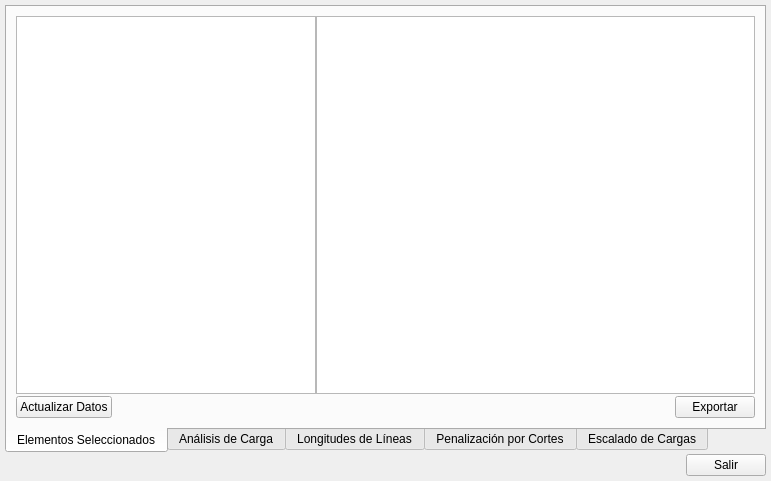
<?xml version="1.0" encoding="UTF-8"?>
<ui version="4.0">
 <class>Form</class>
 <widget class="QWidget" name="Form">
  <property name="windowModality">
   <enum>Qt::WindowModal</enum>
  </property>
  <property name="geometry">
   <rect>
    <x>0</x>
    <y>0</y>
    <width>771</width>
    <height>481</height>
   </rect>
  </property>
  <property name="windowTitle">
   <string>Selección</string>
  </property>
  <layout class="QVBoxLayout" name="verticalLayout_2">
   <property name="spacing">
    <number>1</number>
   </property>
   <property name="leftMargin">
    <number>5</number>
   </property>
   <property name="topMargin">
    <number>5</number>
   </property>
   <property name="rightMargin">
    <number>5</number>
   </property>
   <property name="bottomMargin">
    <number>5</number>
   </property>
   <item>
    <layout class="QHBoxLayout" name="horizontalLayout_13">
     <property name="spacing">
      <number>0</number>
     </property>
     <item>
      <layout class="QHBoxLayout" name="horizontalLayout_2">
       <property name="spacing">
        <number>0</number>
       </property>
       <item>
        <widget class="QTabWidget" name="tabWidget">
         <property name="tabPosition">
          <enum>QTabWidget::South</enum>
         </property>
         <property name="currentIndex">
          <number>0</number>
         </property>
         <widget class="QWidget" name="tab2">
          <attribute name="title">
           <string>Elementos Seleccionados</string>
          </attribute>
          <layout class="QHBoxLayout" name="horizontalLayout_3">
           <item>
            <layout class="QVBoxLayout" name="verticalLayout_9">
             <property name="spacing">
              <number>2</number>
             </property>
             <item>
              <layout class="QHBoxLayout" name="horizontalLayout_4">
               <property name="spacing">
                <number>0</number>
               </property>
               <item>
                <widget class="QTreeWidget" name="treeWidget">
                 <property name="sizePolicy">
                  <sizepolicy hsizetype="Preferred" vsizetype="Expanding">
                   <horstretch>0</horstretch>
                   <verstretch>0</verstretch>
                  </sizepolicy>
                 </property>
                 <property name="minimumSize">
                  <size>
                   <width>300</width>
                   <height>0</height>
                  </size>
                 </property>
                 <property name="columnCount">
                  <number>0</number>
                 </property>
                 <attribute name="headerVisible">
                  <bool>true</bool>
                 </attribute>
                </widget>
               </item>
               <item>
                <widget class="QTableWidget" name="tblResultado">
                 <property name="alternatingRowColors">
                  <bool>true</bool>
                 </property>
                 <property name="selectionMode">
                  <enum>QAbstractItemView::SingleSelection</enum>
                 </property>
                 <property name="selectionBehavior">
                  <enum>QAbstractItemView::SelectRows</enum>
                 </property>
                 <property name="sortingEnabled">
                  <bool>true</bool>
                 </property>
                </widget>
               </item>
              </layout>
             </item>
             <item>
              <layout class="QHBoxLayout" name="horizontalLayout" stretch="0,0,0">
               <property name="spacing">
                <number>1</number>
               </property>
               <item>
                <widget class="QPushButton" name="cmdActualizarDatos">
                 <property name="text">
                  <string>Actualizar Datos</string>
                 </property>
                </widget>
               </item>
               <item>
                <spacer name="horizontalSpacer">
                 <property name="orientation">
                  <enum>Qt::Horizontal</enum>
                 </property>
                 <property name="sizeHint" stdset="0">
                  <size>
                   <width>40</width>
                   <height>20</height>
                  </size>
                 </property>
                </spacer>
               </item>
               <item>
                <widget class="QPushButton" name="cmdExportar">
                 <property name="enabled">
                  <bool>true</bool>
                 </property>
                 <property name="text">
                  <string>Exportar</string>
                 </property>
                </widget>
               </item>
              </layout>
             </item>
            </layout>
           </item>
          </layout>
         </widget>
         <widget class="QWidget" name="tab3">
          <attribute name="title">
           <string>Análisis de Carga</string>
          </attribute>
          <layout class="QHBoxLayout" name="horizontalLayout_6">
           <item>
            <layout class="QHBoxLayout" name="horizontalLayout_5" stretch="0,1">
             <property name="spacing">
              <number>0</number>
             </property>
             <item>
              <layout class="QVBoxLayout" name="verticalLayout_5">
               <property name="spacing">
                <number>0</number>
               </property>
               <item>
                <widget class="QLabel" name="label">
                 <property name="text">
                  <string>Cantidad de Transformadores</string>
                 </property>
                </widget>
               </item>
               <item>
                <widget class="QLineEdit" name="txtTransformadores">
                 <property name="alignment">
                  <set>Qt::AlignRight|Qt::AlignTrailing|Qt::AlignVCenter</set>
                 </property>
                 <property name="readOnly">
                  <bool>true</bool>
                 </property>
                </widget>
               </item>
               <item>
                <widget class="QLabel" name="label_3">
                 <property name="text">
                  <string>Total Potencia Instalada [kVA]</string>
                 </property>
                </widget>
               </item>
               <item>
                <widget class="QLineEdit" name="txtPotenciaInstalada">
                 <property name="alignment">
                  <set>Qt::AlignRight|Qt::AlignTrailing|Qt::AlignVCenter</set>
                 </property>
                 <property name="readOnly">
                  <bool>true</bool>
                 </property>
                </widget>
               </item>
               <item>
                <widget class="QLabel" name="label_4">
                 <property name="text">
                  <string>Cantidad de Usuarios</string>
                 </property>
                </widget>
               </item>
               <item>
                <widget class="QLineEdit" name="txtUsuarios">
                 <property name="alignment">
                  <set>Qt::AlignRight|Qt::AlignTrailing|Qt::AlignVCenter</set>
                 </property>
                 <property name="readOnly">
                  <bool>true</bool>
                 </property>
                </widget>
               </item>
               <item>
                <widget class="QLabel" name="label_7">
                 <property name="text">
                  <string>Energía - Fecha Desde</string>
                 </property>
                </widget>
               </item>
               <item>
                <widget class="QDateEdit" name="datDesde"/>
               </item>
               <item>
                <widget class="QLabel" name="label_8">
                 <property name="text">
                  <string>Energía - Fecha Hasta</string>
                 </property>
                </widget>
               </item>
               <item>
                <widget class="QDateEdit" name="datHasta"/>
               </item>
               <item>
                <widget class="QLabel" name="label_9">
                 <property name="text">
                  <string>Energía Total Consumida [kWh]</string>
                 </property>
                </widget>
               </item>
               <item>
                <widget class="QLineEdit" name="txtEnergiaTotal">
                 <property name="alignment">
                  <set>Qt::AlignRight|Qt::AlignTrailing|Qt::AlignVCenter</set>
                 </property>
                 <property name="readOnly">
                  <bool>true</bool>
                 </property>
                </widget>
               </item>
               <item>
                <widget class="QLabel" name="label_5">
                 <property name="text">
                  <string>Cantidad de Horas de uso de la Energía</string>
                 </property>
                </widget>
               </item>
               <item>
                <widget class="QLineEdit" name="txtHoras">
                 <property name="alignment">
                  <set>Qt::AlignRight|Qt::AlignTrailing|Qt::AlignVCenter</set>
                 </property>
                 <property name="readOnly">
                  <bool>true</bool>
                 </property>
                </widget>
               </item>
               <item>
                <widget class="QLabel" name="label_6">
                 <property name="text">
                  <string>Factor de Carga</string>
                 </property>
                </widget>
               </item>
               <item>
                <widget class="QLineEdit" name="txtFactorCarga">
                 <property name="inputMethodHints">
                  <set>Qt::ImhFormattedNumbersOnly</set>
                 </property>
                 <property name="text">
                  <string>0.5</string>
                 </property>
                 <property name="alignment">
                  <set>Qt::AlignRight|Qt::AlignTrailing|Qt::AlignVCenter</set>
                 </property>
                </widget>
               </item>
               <item>
                <widget class="QLabel" name="label_2">
                 <property name="text">
                  <string>Demanda Total Calculada [kW]</string>
                 </property>
                </widget>
               </item>
               <item>
                <widget class="QLineEdit" name="txtDemanda">
                 <property name="alignment">
                  <set>Qt::AlignRight|Qt::AlignTrailing|Qt::AlignVCenter</set>
                 </property>
                 <property name="readOnly">
                  <bool>true</bool>
                 </property>
                </widget>
               </item>
              </layout>
             </item>
             <item>
              <widget class="QTextBrowser" name="txtMemoria">
               <property name="font">
                <font>
                 <family>Courier New</family>
                </font>
               </property>
              </widget>
             </item>
            </layout>
           </item>
          </layout>
         </widget>
         <widget class="QWidget" name="tab1">
          <attribute name="title">
           <string>Longitudes de Líneas</string>
          </attribute>
          <layout class="QHBoxLayout" name="horizontalLayout_9">
           <item>
            <layout class="QGridLayout" name="gridLayout">
             <item row="0" column="1">
              <layout class="QVBoxLayout" name="verticalLayout_4">
               <property name="spacing">
                <number>2</number>
               </property>
               <item>
                <widget class="QTableWidget" name="tblLongitudes"/>
               </item>
               <item>
                <layout class="QHBoxLayout" name="horizontalLayout_11">
                 <item>
                  <widget class="QLabel" name="label_15">
                   <property name="text">
                    <string>Longitud Total de Líneas [km]</string>
                   </property>
                  </widget>
                 </item>
                 <item>
                  <widget class="QLabel" name="lblLongitudTotal">
                   <property name="text">
                    <string>0</string>
                   </property>
                   <property name="alignment">
                    <set>Qt::AlignRight|Qt::AlignTrailing|Qt::AlignVCenter</set>
                   </property>
                  </widget>
                 </item>
                 <item>
                  <spacer name="horizontalSpacer_5">
                   <property name="orientation">
                    <enum>Qt::Horizontal</enum>
                   </property>
                   <property name="sizeHint" stdset="0">
                    <size>
                     <width>40</width>
                     <height>20</height>
                    </size>
                   </property>
                  </spacer>
                 </item>
                 <item>
                  <widget class="QPushButton" name="cmdExportarLineas">
                   <property name="text">
                    <string>Exportar</string>
                   </property>
                  </widget>
                 </item>
                </layout>
               </item>
              </layout>
             </item>
             <item row="0" column="0">
              <layout class="QVBoxLayout" name="verticalLayout_7">
               <item>
                <widget class="QLabel" name="label_13">
                 <property name="text">
                  <string>Nivel de Tensión</string>
                 </property>
                </widget>
               </item>
               <item>
                <widget class="QComboBox" name="cmbTension"/>
               </item>
               <item>
                <widget class="QLabel" name="label_14">
                 <property name="text">
                  <string>Agrupar por:</string>
                 </property>
                </widget>
               </item>
               <item>
                <widget class="QComboBox" name="cmbAgrupar1"/>
               </item>
               <item>
                <widget class="QLabel" name="label_12">
                 <property name="text">
                  <string>Agrupar por:</string>
                 </property>
                </widget>
               </item>
               <item>
                <widget class="QComboBox" name="cmbAgrupar2"/>
               </item>
               <item>
                <widget class="QLabel" name="label_11">
                 <property name="text">
                  <string>Agrupar por:</string>
                 </property>
                </widget>
               </item>
               <item>
                <widget class="QComboBox" name="cmbAgrupar3"/>
               </item>
               <item>
                <widget class="QLabel" name="label_10">
                 <property name="text">
                  <string>Agrupar por:</string>
                 </property>
                </widget>
               </item>
               <item>
                <widget class="QComboBox" name="cmbAgrupar4"/>
               </item>
               <item>
                <spacer name="verticalSpacer">
                 <property name="orientation">
                  <enum>Qt::Vertical</enum>
                 </property>
                 <property name="sizeHint" stdset="0">
                  <size>
                   <width>20</width>
                   <height>40</height>
                  </size>
                 </property>
                </spacer>
               </item>
              </layout>
             </item>
            </layout>
           </item>
          </layout>
         </widget>
         <widget class="QWidget" name="tab4">
          <property name="maximumSize">
           <size>
            <width>751</width>
            <height>412</height>
           </size>
          </property>
          <attribute name="title">
           <string>Penalización por Cortes</string>
          </attribute>
          <widget class="QWidget" name="verticalLayoutWidget_2">
           <property name="geometry">
            <rect>
             <x>7</x>
             <y>6</y>
             <width>740</width>
             <height>400</height>
            </rect>
           </property>
           <layout class="QVBoxLayout" name="verticalLayout">
            <item>
             <layout class="QHBoxLayout" name="horizontalLayout_8" stretch="0,1">
              <property name="spacing">
               <number>2</number>
              </property>
              <item>
               <layout class="QVBoxLayout" name="verticalLayout_6" stretch="0,0,0,0,0,0,0,0,0,0,0">
                <property name="spacing">
                 <number>5</number>
                </property>
                <item>
                 <widget class="QLabel" name="label_16">
                  <property name="text">
                   <string>CENS Tarifas 1 y 4 [$/kWh]</string>
                  </property>
                 </widget>
                </item>
                <item>
                 <widget class="QLineEdit" name="txtCens1">
                  <property name="alignment">
                   <set>Qt::AlignRight|Qt::AlignTrailing|Qt::AlignVCenter</set>
                  </property>
                  <property name="readOnly">
                   <bool>true</bool>
                  </property>
                 </widget>
                </item>
                <item>
                 <widget class="QLabel" name="label_17">
                  <property name="text">
                   <string>CENS Tarifas 2, 3 y 5 [$/kWh]</string>
                  </property>
                 </widget>
                </item>
                <item>
                 <widget class="QLineEdit" name="txtCens2">
                  <property name="alignment">
                   <set>Qt::AlignRight|Qt::AlignTrailing|Qt::AlignVCenter</set>
                  </property>
                  <property name="readOnly">
                   <bool>true</bool>
                  </property>
                 </widget>
                </item>
                <item>
                 <widget class="QLabel" name="label_18">
                  <property name="text">
                   <string>Cantidad de Usuarios</string>
                  </property>
                 </widget>
                </item>
                <item>
                 <widget class="QLineEdit" name="txtCantUsuarios">
                  <property name="alignment">
                   <set>Qt::AlignRight|Qt::AlignTrailing|Qt::AlignVCenter</set>
                  </property>
                  <property name="readOnly">
                   <bool>true</bool>
                  </property>
                 </widget>
                </item>
                <item>
                 <widget class="QLabel" name="label_22">
                  <property name="text">
                   <string>Hora de Corte</string>
                  </property>
                 </widget>
                </item>
                <item>
                 <widget class="QTimeEdit" name="timHoraDesde">
                  <property name="time">
                   <time>
                    <hour>8</hour>
                    <minute>0</minute>
                    <second>0</second>
                   </time>
                  </property>
                 </widget>
                </item>
                <item>
                 <widget class="QLabel" name="label_23">
                  <property name="text">
                   <string>Hora de Reposición</string>
                  </property>
                 </widget>
                </item>
                <item>
                 <widget class="QTimeEdit" name="timHoraHasta">
                  <property name="time">
                   <time>
                    <hour>9</hour>
                    <minute>0</minute>
                    <second>0</second>
                   </time>
                  </property>
                 </widget>
                </item>
                <item>
                 <spacer name="verticalSpacer_2">
                  <property name="orientation">
                   <enum>Qt::Vertical</enum>
                  </property>
                  <property name="sizeHint" stdset="0">
                   <size>
                    <width>20</width>
                    <height>40</height>
                   </size>
                  </property>
                 </spacer>
                </item>
               </layout>
              </item>
              <item>
               <widget class="QTextBrowser" name="txtMemoriaCalidad">
                <property name="font">
                 <font>
                  <family>Courier New</family>
                 </font>
                </property>
               </widget>
              </item>
             </layout>
            </item>
            <item>
             <layout class="QHBoxLayout" name="horizontalLayout_10">
              <item>
               <spacer name="horizontalSpacer_4">
                <property name="orientation">
                 <enum>Qt::Horizontal</enum>
                </property>
                <property name="sizeHint" stdset="0">
                 <size>
                  <width>40</width>
                  <height>20</height>
                 </size>
                </property>
               </spacer>
              </item>
              <item>
               <widget class="QPushButton" name="cmdCalcularMulta">
                <property name="text">
                 <string>Calcular</string>
                </property>
               </widget>
              </item>
             </layout>
            </item>
           </layout>
          </widget>
         </widget>
         <widget class="QWidget" name="tab">
          <attribute name="title">
           <string>Escalado de Cargas</string>
          </attribute>
          <widget class="QLineEdit" name="txtMultiplicador">
           <property name="geometry">
            <rect>
             <x>260</x>
             <y>100</y>
             <width>60</width>
             <height>22</height>
            </rect>
           </property>
           <property name="text">
            <string>1.000</string>
           </property>
          </widget>
          <widget class="QLabel" name="label_19">
           <property name="geometry">
            <rect>
             <x>40</x>
             <y>40</y>
             <width>200</width>
             <height>16</height>
            </rect>
           </property>
           <property name="text">
            <string>Demanda Total de la Selección [kVA]</string>
           </property>
           <property name="alignment">
            <set>Qt::AlignRight|Qt::AlignTrailing|Qt::AlignVCenter</set>
           </property>
          </widget>
          <widget class="QLabel" name="label_21">
           <property name="geometry">
            <rect>
             <x>59</x>
             <y>100</y>
             <width>181</width>
             <height>20</height>
            </rect>
           </property>
           <property name="text">
            <string>Multiplicar el factor anterior por :</string>
           </property>
           <property name="alignment">
            <set>Qt::AlignRight|Qt::AlignTrailing|Qt::AlignVCenter</set>
           </property>
          </widget>
          <widget class="QLabel" name="lblDemanda">
           <property name="geometry">
            <rect>
             <x>260</x>
             <y>40</y>
             <width>160</width>
             <height>16</height>
            </rect>
           </property>
           <property name="text">
            <string>0 kW +j 0 kVAr</string>
           </property>
          </widget>
          <widget class="QLabel" name="label_24">
           <property name="geometry">
            <rect>
             <x>100</x>
             <y>70</y>
             <width>140</width>
             <height>16</height>
            </rect>
           </property>
           <property name="text">
            <string>Factor de Escala Actual</string>
           </property>
           <property name="alignment">
            <set>Qt::AlignRight|Qt::AlignTrailing|Qt::AlignVCenter</set>
           </property>
          </widget>
          <widget class="QLabel" name="lblFactorEscala">
           <property name="geometry">
            <rect>
             <x>260</x>
             <y>70</y>
             <width>40</width>
             <height>16</height>
            </rect>
           </property>
           <property name="text">
            <string>1.000</string>
           </property>
          </widget>
          <widget class="QLabel" name="label_25">
           <property name="geometry">
            <rect>
             <x>100</x>
             <y>140</y>
             <width>140</width>
             <height>16</height>
            </rect>
           </property>
           <property name="text">
            <string>Demanda Final:</string>
           </property>
           <property name="alignment">
            <set>Qt::AlignRight|Qt::AlignTrailing|Qt::AlignVCenter</set>
           </property>
          </widget>
          <widget class="QLabel" name="lblDemandaFinal">
           <property name="geometry">
            <rect>
             <x>260</x>
             <y>140</y>
             <width>160</width>
             <height>16</height>
            </rect>
           </property>
           <property name="text">
            <string>0 kW +j 0 kVAr</string>
           </property>
          </widget>
          <widget class="QPushButton" name="cmdAplicar">
           <property name="geometry">
            <rect>
             <x>260</x>
             <y>160</y>
             <width>75</width>
             <height>24</height>
            </rect>
           </property>
           <property name="text">
            <string>Aplicar</string>
           </property>
          </widget>
         </widget>
        </widget>
       </item>
      </layout>
     </item>
    </layout>
   </item>
   <item>
    <layout class="QHBoxLayout" name="horizontalLayout_12" stretch="0,0">
     <property name="spacing">
      <number>0</number>
     </property>
     <item>
      <spacer name="horizontalSpacer_2">
       <property name="orientation">
        <enum>Qt::Horizontal</enum>
       </property>
       <property name="sizeHint" stdset="0">
        <size>
         <width>40</width>
         <height>20</height>
        </size>
       </property>
      </spacer>
     </item>
     <item>
      <widget class="QPushButton" name="cmdSalir">
       <property name="text">
        <string>Salir</string>
       </property>
       <property name="shortcut">
        <string>Esc</string>
       </property>
      </widget>
     </item>
    </layout>
   </item>
  </layout>
 </widget>
 <resources/>
 <connections/>
</ui>
